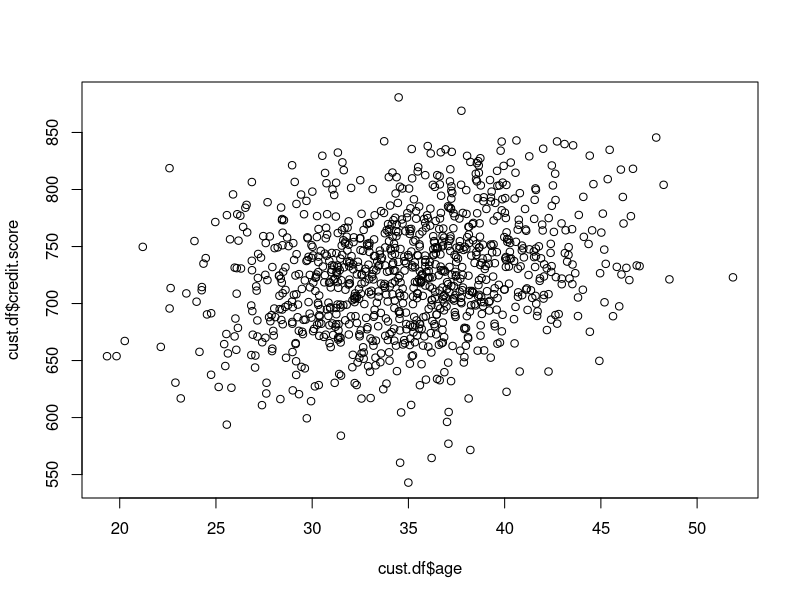
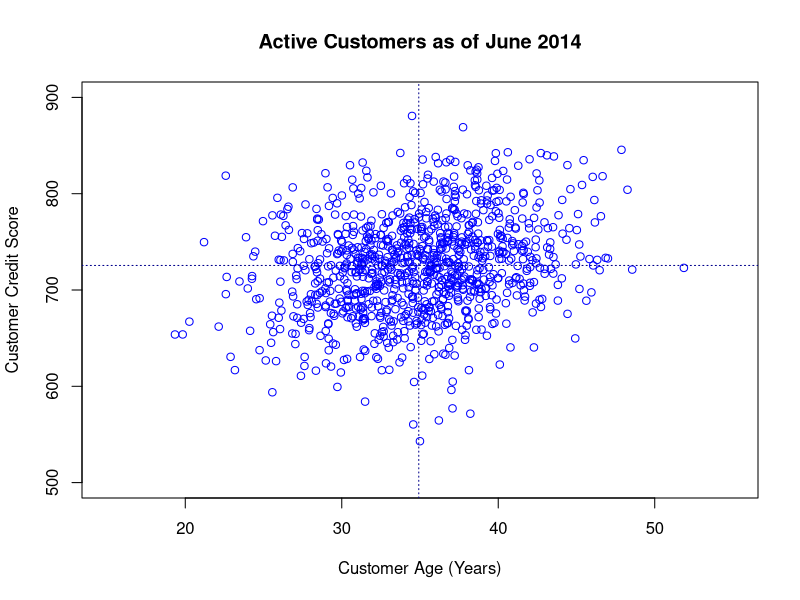

Write R code to recreate these figures, in order.
# Simulating Customer Data
set.seed(21821)
ncust <- 1000
cust.df <- data.frame(cust.id = as.factor(c(1:ncust)))
cust.df$age <- rnorm(n = ncust, mean = 35, sd = 5)
cust.df$credit.score <- rnorm(n = ncust, mean = 3 * cust.df$age + 620, sd = 50)
cust.df$email <- factor(sample(c("Yes", "No"), size = ncust, replace = TRUE,
                               prob = c(0.8, 0.2)))
# Creating distance vector with lognormal distribution
cust.df$distance.to.store <- exp(rnorm(n = ncust, mean = 2, sd = 1.2))
summary(cust.df)
# Creating online visit with negative binomial distribution
cust.df$online.visits <- rnbinom(ncust, size = 0.3,
                                 mu = 15 + ifelse(cust.df$email == "Yes", 15, 0)
                                 - 0.7 * (cust.df$age - median(cust.df$age)))
# Assume 30% chance of online transaction, with lognormal spendings
cust.df$online.trans <- rbinom(ncust, size = cust.df$online.visits, prob = 0.3)
cust.df$online.spend <- rlnorm(ncust, meanlog = 3,
                               sdlog = 0.1) * cust.df$online.trans
# Model in-store transaction with negative binomial and spending lognormally
cust.df$store.trans <- rnbinom(ncust, size = 5,
                               mu = 3 / sqrt(cust.df$distance.to.store))
cust.df$store.spend <- rlnorm(ncust, meanlog = 3.5,
                              sdlog = 0.4) * cust.df$store.trans
summary(cust.df)
# Generate survey responses
sat.overall <- rnorm(ncust, mean = 3.1, sd = 0.7)
summary(sat.overall)
# Create two satisfaction scores from this halo variable
sat.service <- floor(sat.overall + rnorm(ncust, mean = 0.5, sd = 0.4))
sat.selection <- floor(sat.overall + rnorm(ncust, mean = -0.2, sd = 0.6))
summary(cbind(sat.service, sat.selection))
# Floor above 5 to 5, and ceil below 1 to 1
sat.service[sat.service > 5] <- 5
sat.service[sat.service < 1] <- 1
sat.selection[sat.selection > 5] <- 5
sat.selection[sat.selection < 1] <- 1
summary(cbind(sat.service, sat.selection))
# Simulate no response data
no.response <- as.logical(rbinom(ncust, size = 1, prob = cust.df$age / 100))
sat.service[no.response] <- NA
sat.selection[no.response] <- NA
summary(cbind(sat.service, sat.selection))
# Add survey results to the main dataframe
cust.df$sat.service <- sat.service
cust.df$sat.selection <- sat.selection
summary(cust.df)
# Clean the environment
rm(ncust, sat.overall, sat.service, sat.selection, no.response)

# Data is ready, explore associations
str(cust.df)
plot(x = cust.df$age, y = cust.df$credit.score)
plot(x = cust.df$age, y = cust.df$credit.score, col = "blue",
     xlim = c(15, 55), ylim = c(500, 900),
     main = "Active Customers as of June 2014",
     xlab = "Customer Age (Years)", ylab = "Customer Credit Score")
abline(h = mean(cust.df$credit.score), col = "darkblue", lty = "dotted")
abline(v = mean(cust.df$age), col = "darkblue", lty = "dotted")
